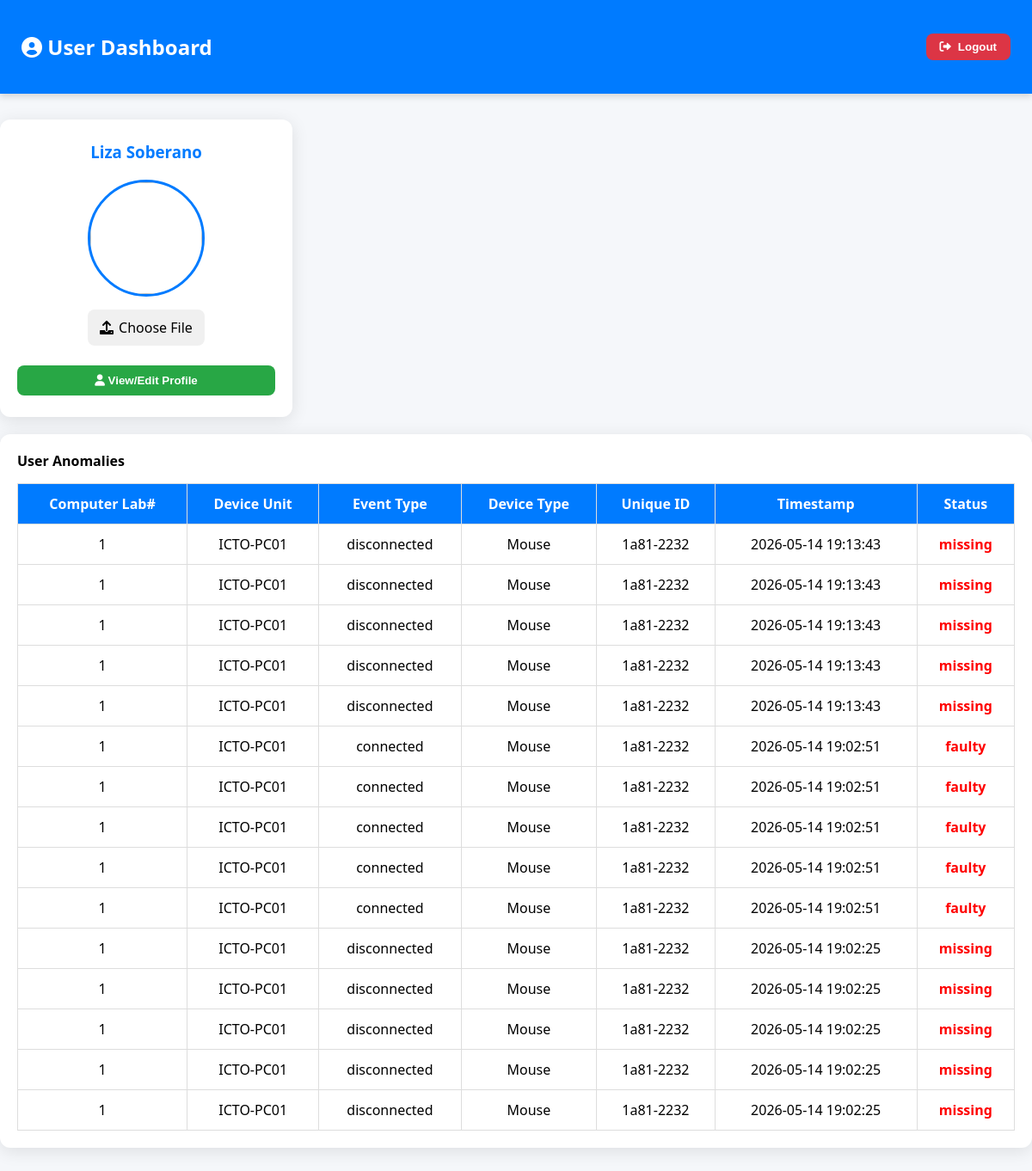
Screenshot of /student_dashboard (signed in) with the database file from the repository.
### tables this page shows
CREATE TABLE users (
    id INTEGER PRIMARY KEY AUTOINCREMENT,
    username TEXT NOT NULL UNIQUE,
    name TEXT NOT NULL,
    password TEXT NOT NULL,
    grade TEXT,
    section TEXT,
    remarks TEXT,
    role TEXT NOT NULL,
    status TEXT NOT NULL 
, created_at TEXT, email TEXT, contact TEXT, profile_pic TEXT, force_logout INTEGER DEFAULT 0, year TEXT);

CREATE TABLE peripheral_alerts (
id INTEGER PRIMARY KEY AUTOINCREMENT,
serial_number TEXT, 
alert_type TEXT, 
timestamp TEXT, 
device_name TEXT, 
location TEXT, 
event_type TEXT, 
device_type TEXT, 
user_id TEXT, deleted INTEGER DEFAULT 0, serial_no TEXT);

### app.py (the view, shortened to what this page needs)
@app.route("/student_dashboard")
def student_dashboard():
    username = session.get("username")
    login_time = session.get("login_time", int(time.time()))
    if not username:
        return redirect(url_for("login"))
    with sqlite3.connect(DB_FILE) as conn:
        conn.row_factory = sqlite3.Row
        cur = conn.cursor()
        ensure_year_columns()
        cur.execute("""
            SELECT username, name, email, year, section, contact, profile_pic
            FROM users
            WHERE username = ?
        """, (username,))
        student = cur.fetchone()
        cur.execute("""
            UPDATE student_notifications
            SET is_read = 1
            WHERE student_id = ?
              AND is_read = 0
        """, (username,))
        conn.commit()
        cur.execute("""
            SELECT pc_tag
            FROM active_sessions
            WHERE student_id = ?
            ORDER BY datetime(login_time) DESC
            LIMIT 1
        """, (username,))
        active_pc = cur.fetchone()
        current_pc_tag = active_pc["pc_tag"] if active_pc else None
        if current_pc_tag:
            cur.execute("""
                SELECT
                    a.location,
                    a.device_name,
                    a.event_type,
                    a.device_type,
                    COALESCE(p.unique_id, a.serial_number) AS unique_id,
                    a.timestamp,
                    a.alert_type,
                    a.deleted
                FROM peripheral_alerts a
                LEFT JOIN peripherals p
                    ON a.serial_number = p.serial_number
                WHERE a.deleted = 0
                  AND (
                        a.user_id = ?
                        OR a.device_name = ?
                      )
                ORDER BY datetime(a.timestamp) DESC
            """, (username, current_pc_tag))
        anomalies = cur.fetchall()
        cur.execute("""
            SELECT status
            FROM emergency_logout_requests
            WHERE student_id = ?
            ORDER BY id DESC
            LIMIT 1
        """, (username,))
        req = cur.fetchone()
        if req:
            if req["status"] == "approved":
                flash("Your emergency logout request was approved!", "success")
            elif req["status"] == "declined":
                flash("Your emergency logout request was declined.", "error")
    return render_template(
        "student_dashboard.html",
        student=student,
        anomalies=anomalies,
        login_time=login_time
    )

### templates/student_dashboard.html (shortened to what this page needs)
<!DOCTYPE html>
<html lang="en">
<head>
<link rel="stylesheet" href="https://cdnjs.cloudflare.com/ajax/libs/font-awesome/6.0.0/css/all.min.css"/>
<link rel="stylesheet" href="https://cdnjs.cloudflare.com/ajax/libs/cropperjs/1.5.12/cropper.min.css">
</head>
<body>
<header>
    <h2><i class="fa fa-user-circle"></i> User Dashboard</h2>
    <div>
        <form style="display:inline;" action="/user/logout" method="get">
            <button type="submit" class="logout"><i class="fas fa-sign-out-alt"></i> Logout</button>
        </form>
    </div>
</header>
<div class="main-content">
    <div class="profile-card">
        <h3>{{ student[1] }}</h3>
        <img src="{{ student[6] if student[6] else '/static/default.png' }}" class="profile-pic">
        <form class="upload-form" enctype="multipart/form-data">
            <label for="profilePicInput" class="file-label"><i class="fas fa-upload"></i> Choose File</label>
        </form>
        <button class="success" onclick="openModal('profileModal')"><i class="fas fa-user"></i> View/Edit Profile</button>
    </div>
    <div class="table-container">
        <h4>User Anomalies</h4>
        <table>
            <thead>
                <tr>
                    <th>Computer Lab#</th>
                    <th>Device Unit</th>
                    <th>Event Type</th>
                    <th>Device Type</th>
                    <th>Unique ID</th>
                    <th>Timestamp</th>
                    <th>Status</th>
                </tr>
            </thead>
            <tbody>
                {% if anomalies %}
                    {% for anomaly in anomalies %}
                    <tr>
                        <td>{{ anomaly.location or 'N/A' }}</td>
                        <td>{{ anomaly.device_name or 'N/A' }}</td>
                        <td>{{ anomaly.event_type or 'N/A' }}</td>
                        <td>{{ anomaly.device_type or 'N/A' }}</td>
                        <td>{{ anomaly.unique_id or 'N/A' }}</td>
                        <td>{{ anomaly.timestamp or 'N/A' }}</td>
                        <td>
                            {% if anomaly.alert_type %}
                                <span class="status-free">{{ anomaly.alert_type }}</span>
                            {% elif anomaly.deleted == 0 %}
                                <span class="status-free">Pending</span>
                            {% elif anomaly.deleted == 1 %}
                                <span class="status-used">Cleared</span>
                            {% else %}
                                <span class="status-unknown">Unknown</span>
                            {% endif %}
                        </td>
                    </tr>
                    {% endfor %}
                {% else %}
                    <tr>
                        <td colspan="7">No anomalies found.</td>
                    </tr>
                {% endif %}
            </tbody>
        </table>
    </div>
</div>
</body>
</html>

### templates/student_dashboard.html (style rules this page uses)
body { font-family: 'Segoe UI', sans-serif; background: #f5f7fa; margin: 0; padding: 0; }
h3, h4 { margin: 0 0 15px 0; }
header { background: #007bff; color: #fff; padding: 18px 25px; display: flex; justify-content: space-between; align-items: center; box-shadow: 0 3px 8px rgba(0,0,0,0.15); }
header h2 { font-size: 24px; }
header button { padding: 8px 16px; border: none; border-radius: 8px; cursor: pointer; font-weight: 600; display: inline-flex; align-items: center; gap: 8px; transition: 0.25s; }
button.logout { background: #dc3545; color: #fff; }
.main-content { display: flex; gap: 20px; max-width: 1500px; margin: 30px auto; flex-wrap: wrap; }
.profile-card { flex: 0 0 300px; background: #fff; border-radius: 12px; padding: 25px 20px; box-shadow: 0 4px 20px rgba(0,0,0,0.1); text-align:center; }
.profile-pic { width: 130px; height: 130px; border-radius: 50%; object-fit: cover; border: 3px solid #007bff; margin-bottom: 15px; }
.profile-card h3 { color: #007bff; margin-bottom: 20px; }
.upload-form { display:flex; flex-direction: column; align-items: center; gap: 12px; margin-bottom: 15px; }
.file-label { display: inline-flex; align-items: center; gap: 6px; background: #f0f0f0; padding: 10px 14px; border-radius: 8px; cursor: pointer; font-weight: 500; transition: 0.2s; }
.profile-card button { width: 100%; margin-top: 8px; padding: 10px 0; border-radius: 8px; font-weight: 600; border: none; cursor: pointer; transition: 0.2s; }
.profile-card button.success { background: #28a745; color: #fff; }
.table-container { flex: 1 1 auto; background: #fff; border-radius: 12px; padding: 20px; box-shadow: 0 4px 20px rgba(0,0,0,0.1); overflow-x: auto; }
table { width: 100%; border-collapse: collapse; }
table th, table td { padding: 12px 10px; border: 1px solid #ddd; text-align: center; }
table th { background: #007bff; color: white; }
.status-free { color: red; font-weight: bold; }

### rows the page displays
users: name "Liza Soberano"
peripheral_alerts: location "1", device_name "ICTO-PC01", event_type "disconnected", device_type "Mouse", serial_number "1a81-2232", timestamp "2026-05-14 19:13:43", alert_type "missing"
peripheral_alerts: location "1", device_name "ICTO-PC01", event_type "connected", device_type "Mouse", serial_number "1a81-2232", timestamp "2026-05-14 19:02:51", alert_type "faulty"
peripheral_alerts: location "1", device_name "ICTO-PC01", event_type "disconnected", device_type "Mouse", serial_number "1a81-2232", timestamp "2026-05-14 19:02:25", alert_type "missing"
